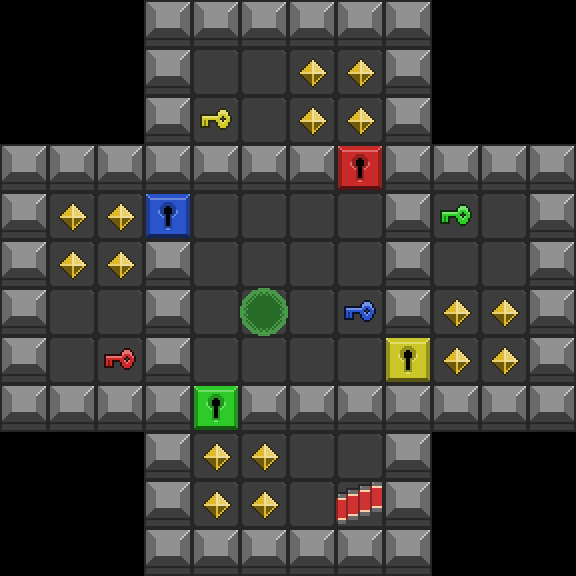

This is a level from a 2D game, rendered from its Tiled map with the project's own tilesets. A one-line summary and the map file follow, with tile-layer data summarised:
An orthogonal 12x12 tile map with 48x48 px tiles, 3 tile layers (Floor, Walls, Items).

<map version="1.0" orientation="orthogonal" width="12" height="12" tilewidth="48" tileheight="48">
 <tileset firstgid="1" name="Tiles" tilewidth="48" tileheight="48">
  <image source="../art/tiles.png" width="768" height="192" />
  <tile id="17">
   <properties>
    <property name="Color" value="Red" />
    <property name="Type" value="Door" />
   </properties>
  </tile>
  <tile id="18">
   <properties>
    <property name="Color" value="Red" />
    <property name="Type" value="Door" />
   </properties>
  </tile>
  <tile id="19">
   <properties>
    <property name="Color" value="Yellow" />
    <property name="Type" value="Door" />
   </properties>
  </tile>
  <tile id="20">
   <properties>
    <property name="Color" value="Green" />
    <property name="Type" value="Door" />
   </properties>
  </tile>
  <tile id="21">
   <properties>
    <property name="Color" value="Blue" />
    <property name="Type" value="Key" />
   </properties>
  </tile>
  <tile id="22">
   <properties>
    <property name="Color" value="Red" />
    <property name="Type" value="Key" />
   </properties>
  </tile>
  <tile id="23">
   <properties>
    <property name="Color" value="Yellow" />
    <property name="Type" value="Key" />
   </properties>
  </tile>
  <tile id="24">
   <properties>
    <property name="Color" value="Green" />
    <property name="Type" value="Key" />
   </properties>
  </tile>
  <tile id="25">
   <properties>
    <property name="Type" value="Gold" />
   </properties>
  </tile>
  <tile id="26">
   <properties>
    <property name="Type" value="Gold1" />
   </properties>
  </tile>
  <tile id="27">
   <properties>
    <property name="Type" value="Gold2" />
   </properties>
  </tile>
  <tile id="28">
   <properties>
    <property name="Type" value="Gold3" />
   </properties>
  </tile>
  <tile id="29">
   <properties>
    <property name="Type" value="Crate" />
   </properties>
  </tile>
  <tile id="30">
   <properties>
    <property name="Type" value="Start" />
   </properties>
  </tile>
  <tile id="31">
   <properties>
    <property name="Type" value="Exit" />
   </properties>
  </tile>
  <tile id="32">
   <properties>
    <property name="Type" value="Player1" />
   </properties>
  </tile>
  <tile id="33">
   <properties>
    <property name="Type" value="Player2" />
   </properties>
  </tile>
 </tileset>
 <layer name="Floor" width="12" height="12">
  <data>[144 cells, 108 non-empty, 1 distinct tile ids]</data>
 </layer>
 <layer name="Walls" width="12" height="12">
  <data>[144 cells, 56 non-empty, 1 distinct tile ids]</data>
 </layer>
 <layer name="Items" width="12" height="12">
  <data>[144 cells, 26 non-empty, 11 distinct tile ids]</data>
 </layer>
</map>